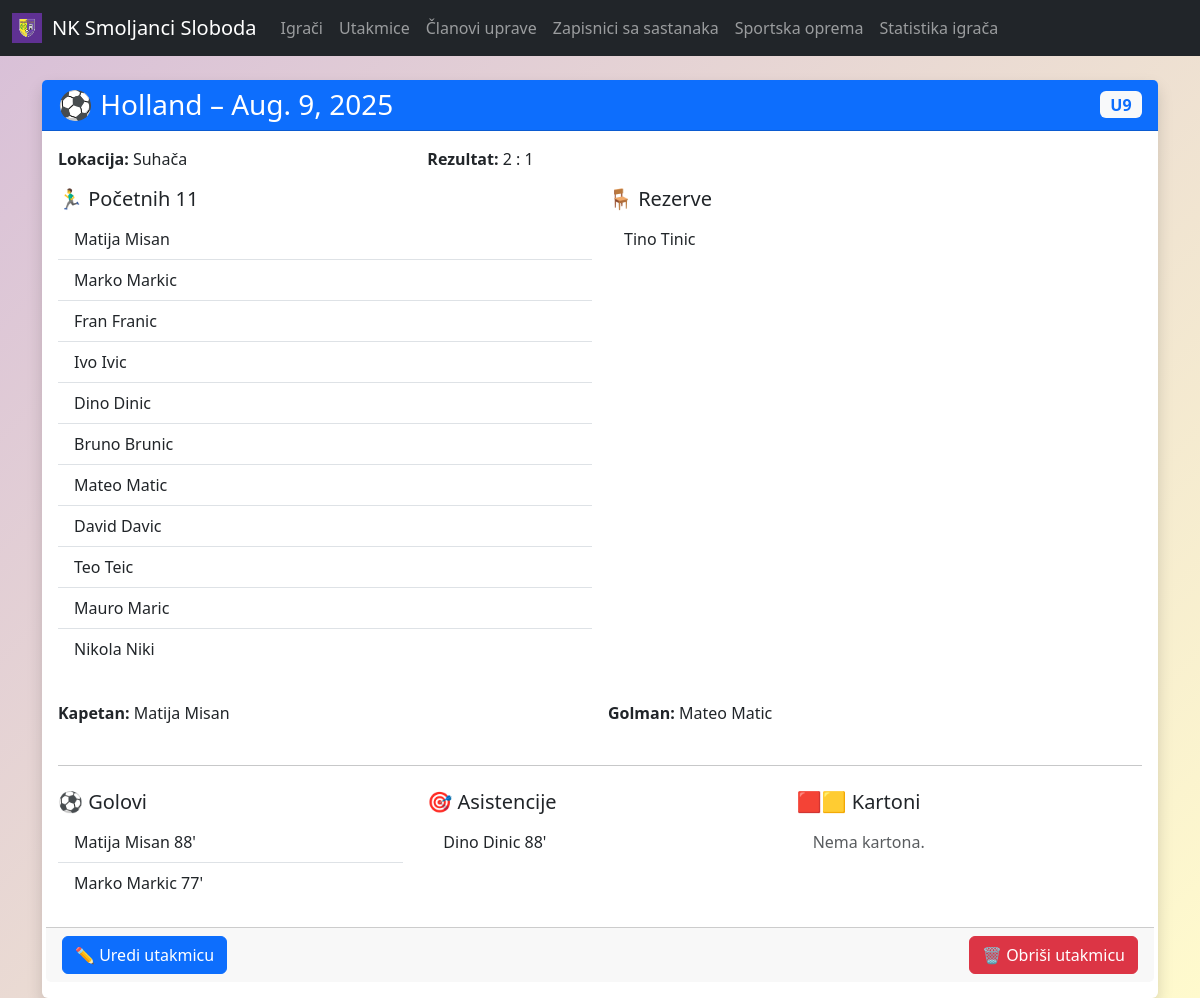
The app's page /matches/12/, older data.
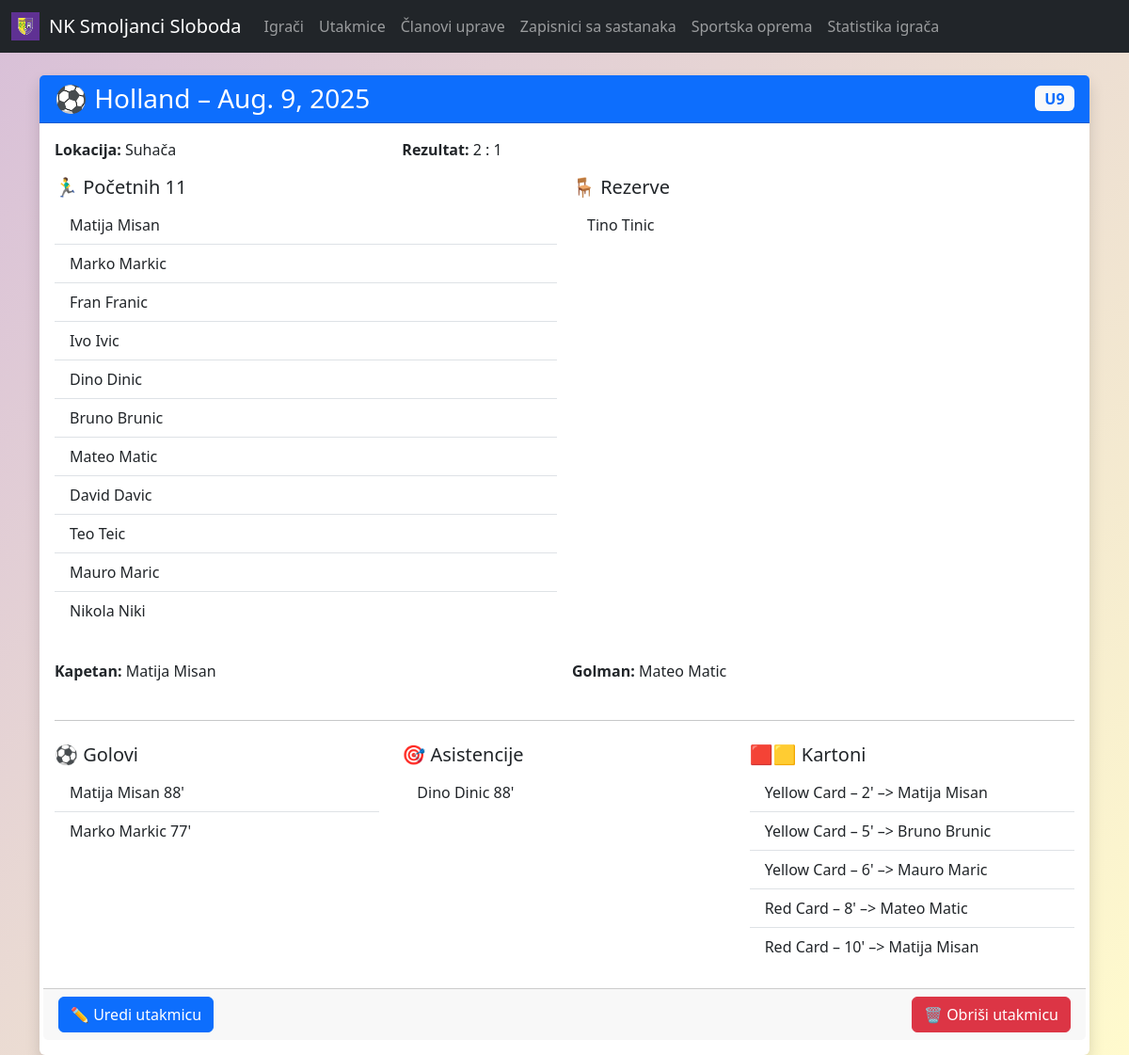
The same page, newer data.
### main/models.py (models this page shows, shortened)
class Match(models.Model):
    HOME_AWAY = [("H", "Suhača"), ("A", "Gostovanje")]
    date = models.DateField()
    home_or_away = models.CharField(max_length=1, choices=HOME_AWAY)
    opponent = models.CharField(max_length=100)
    home_score = models.PositiveIntegerField(default=0)
    away_score = models.PositiveIntegerField(default=0)
    category = models.CharField(max_length=3, choices=CATEGORIES)
    starting_players = models.ManyToManyField(Player, related_name="starts")
    bench_players = models.ManyToManyField(Player, related_name="bench", blank=True)
    captain = models.ForeignKey(Player, on_delete=models.SET_NULL, null=True, related_name="captain_matches")
    goalkeeper = models.ForeignKey(Player, on_delete=models.SET_NULL, null=True, related_name="goalkeeper_matches")

class Player(models.Model):
    first_name = models.CharField(max_length=50)
    last_name = models.CharField(max_length=50)
    date_of_birth = models.DateField()
    position = models.CharField(max_length=2, choices=POSITIONS)
    category = models.CharField(max_length=3, choices=CATEGORIES, null=True, blank=True)
    goals = models.PositiveIntegerField(default=0)
    assists = models.PositiveIntegerField(default=0)
    yellow_cards = models.PositiveIntegerField(default=0)
    red_cards = models.PositiveIntegerField(default=0)
    appearances = models.PositiveIntegerField(default=0)
    is_active_member = models.BooleanField(default=True, verbose_name='Aktivan član')
    member_since = models.DateField(default=date.today, verbose_name='Član od')
    member_until = models.DateField(blank=True, null=True, verbose_name='Član do')

class Goal(models.Model):
    match = models.ForeignKey(Match, on_delete=models.CASCADE, related_name='goals')
    player = models.ForeignKey(Player, on_delete=models.CASCADE, related_name='goals_scored')
    minute = models.PositiveIntegerField()

class Assist(models.Model):
    match = models.ForeignKey(Match, on_delete=models.CASCADE, related_name='assists')
    player = models.ForeignKey(Player, on_delete=models.CASCADE, related_name='assists_made')
    minute = models.PositiveIntegerField()

class Card(models.Model):
    match = models.ForeignKey(Match, on_delete=models.CASCADE, related_name='cards')
    player = models.ForeignKey(Player, on_delete=models.CASCADE, related_name='cards_received')
    card_type = models.CharField(max_length=1, choices=CARD_TYPES)
    minute = models.PositiveIntegerField()

### main/views.py (the view)
# urls.py: path("matches/<int:pk>/", views.match_detail, name="match_detail"),
def match_detail(request, pk):
    match = get_object_or_404(Match, pk=pk)
    events = MatchEvent.objects.filter(match=match).order_by('minute')
    valid_players = match.starting_players.all() | match.bench_players.all()
    active_valid_players = valid_players.filter(is_active_member=True).exclude(member_until__lt=date.today())
    if request.method == "POST":
        form = MatchEventForm(request.POST)
        if form.is_valid():
            event = form.save(commit=False)
            event.match = match
            event.save()
            return redirect("main:match_detail", pk=pk)
    else:
        form = MatchEventForm()
    goal_form = GoalEventForm()
    goal_form.fields['player'].queryset = active_valid_players.distinct()
    assist_form = AssistEventForm()
    assist_form.fields['player'].queryset = active_valid_players.distinct()
    card_form = CardEventForm()
    card_form.fields['player'].queryset = active_valid_players.distinct()
    return render(request, "main/matches/match_detail.html", {
        "match": match,
        "events": events,
        "form": form,
        "goal_form": goal_form,
        "assist_form": assist_form,
        "card_form": card_form,
    })

### templates/main/matches/match_detail.html
{% extends 'main/base.html' %} {% block title %}Detalji utakmice{% endblock %}
{% block content %}
<div class="container my-4">
  <div class="card shadow border-0">
    <div
      class="card-header bg-primary text-white d-flex justify-content-between align-items-center"
    >
      <h3 class="mb-0">⚽ {{ match.opponent }} – {{ match.date }}</h3>
      <span class="badge bg-light text-primary fs-6"
        >{{ match.get_category_display }}</span
      >
    </div>
    <div class="card-body">
      <div class="row mb-3">
        <div class="col-md-4">
          <strong>Lokacija:</strong> {{ match.get_home_or_away_display }}
        </div>
        <div class="col-md-4">
          <strong>Rezultat:</strong> {{ match.home_score }} :
          {{match.away_score}}
        </div>
      </div>
      <div class="row g-3">
        <div class="col-md-6">
          <h5>🏃‍♂️ Početnih 11</h5>
          <ul class="list-group list-group-flush mb-3">
            {% for player in match.starting_players.all %}
            <li class="list-group-item">
              {{ player.first_name }} {{ player.last_name }}
            </li>
            {% empty %}
            <li class="list-group-item text-muted">Nema podataka.</li>
            {% endfor %}
          </ul>
        </div>
        <div class="col-md-6">
          <h5>🪑 Rezerve</h5>
          <ul class="list-group list-group-flush mb-3">
            {% for player in match.bench_players.all %}
            <li class="list-group-item">
              {{ player.first_name }} {{ player.last_name }}
            </li>
            {% empty %}
            <li class="list-group-item text-muted">Nema podataka.</li>
            {% endfor %}
          </ul>
        </div>
        <div class="col-md-6">
          <p>
            <strong>Kapetan:</strong> {{ match.captain.first_name }}
            {{match.captain.last_name }}
          </p>
        </div>
        <div class="col-md-6">
          <p>
            <strong>Golman:</strong> {{ match.goalkeeper.first_name }}
            {{match.goalkeeper.last_name }}
          </p>
        </div>
      </div>
      <hr class="my-4" />
      <div class="row g-4">
        <div class="col-md-4">
          <h5>⚽ Golovi</h5>
          <ul class="list-group list-group-flush">
            {% for goal in match.goals.all %}
            <li class="list-group-item">
              {{ goal.player.first_name }} {{ goal.player.last_name }}
              {{goal.minute }}'
            </li>
            {% empty %}
            <li class="list-group-item text-muted">Nema golova.</li>
            {% endfor %}
          </ul>
        </div>
        <div class="col-md-4">
          <h5>🎯 Asistencije</h5>
          <ul class="list-group list-group-flush">
            {% for assist in match.assists.all %}
            <li class="list-group-item">
              {{ assist.player.first_name }} {{ assist.player.last_name }}
              {{assist.minute }}'
            </li>
            {% empty %}
            <li class="list-group-item text-muted">Nema asistencija.</li>
            {% endfor %}
          </ul>
        </div>
        <div class="col-md-4">
          <h5>🟥🟨 Kartoni</h5>
          <ul class="list-group list-group-flush">
            {% for card in match.cards.all %}
            <li class="list-group-item">
              {{ card.get_card_type_display }} – {{ card.minute }}' –>
              {{card.player.first_name }} {{ card.player.last_name }}
            </li>
            {% empty %}
            <li class="list-group-item text-muted">Nema kartona.</li>
            {% endfor %}
          </ul>
        </div>
         <div class="card-footer d-flex justify-content-between">
          <a
            href="{% url 'main:match_update' match.id %}"
            class="btn btn-primary"
          >
            ✏️ Uredi utakmicu
          </a>
          <a
            href="{% url 'main:match_delete' match.id %}"
            class="btn btn-danger"
          >
            🗑️ Obriši utakmicu
          </a>
        </div>
      </div>
    </div>
  </div>
</div>
{% endblock %}

### templates/main/base.html (shortened to what this page needs)
{% load static %}
<!DOCTYPE html>
<html lang="hr">
  <head>
    <link
      href="https://cdn.jsdelivr.net/npm/bootstrap@5.3.3/dist/css/bootstrap.min.css"
      rel="stylesheet"
    />
    <link
      rel="stylesheet"
      href="https://cdn.jsdelivr.net/npm/bootstrap-icons@1.11.1/font/bootstrap-icons.css"
    />
    <link
      rel="stylesheet"
      href="https://cdnjs.cloudflare.com/ajax/libs/font-awesome/6.4.0/css/all.min.css"
    />
  </head>
  <body>
    <nav class="navbar navbar-expand-lg navbar-dark bg-dark mb-4">
      <div class="container-fluid">
        <a
          class="navbar-brand d-flex align-items-center"
          href="{% url 'main:index' %}"
        >
          <img
            src="{% static 'images/nkss_logo.png' %}"
            alt="Logo"
            style="height: 30px; width: auto; margin-right: 10px"
          />
          NK Smoljanci Sloboda
        </a>
        <div class="collapse navbar-collapse" id="navbarNav">
          <ul class="navbar-nav me-auto">
            <li class="nav-item">
              <a class="nav-link" href="{% url 'main:player_list' %}">Igrači</a>
            </li>
            <li class="nav-item">
              <a class="nav-link" href="{% url 'main:match_list' %}"
                >Utakmice</a
              >
            </li>
            <li class="nav-item">
              <a class="nav-link" href="{% url 'main:staffmember-list' %}"
                >Članovi uprave</a
              >
            </li>
            <li class="nav-item">
              <a class="nav-link" href="{% url 'main:meeting-list' %}"
                >Zapisnici sa sastanaka</a
              >
            </li>
            <li class="nav-item">
              <a class="nav-link" href="{% url 'main:equipment-list' %}"
                >Sportska oprema</a
              >
            </li>
            <li class="nav-item">
              <a class="nav-link" href="{% url 'main:stats_dashboard' %}"
                > Statistika igrača</a
              >
            </li>
          </ul>
        </div>
      </div>
    </nav>
    <div class="container-fluid">{% block content %}{% endblock %}</div>
  </body>
</html>

### templates/main/base.html (style rules this page uses)
html, body { height: 100%; margin: 0; background: linear-gradient(135deg, #d8bfd8, #fffacd); background-repeat: no-repeat; background-size: cover; background-attachment: fixed; font-family: "Segoe UI", Tahoma, Geneva, Verdana, sans-serif; color: #003366; }

Row changes from the older to the newer data that the page shows:
added Card: card_type "Yellow Card", minute "2", player.first_name "Matija", player.last_name "Misan"
added Card: card_type "Yellow Card", minute "5", player.first_name "Bruno", player.last_name "Brunic"
added Card: card_type "Yellow Card", minute "6", player.first_name "Mauro", player.last_name "Maric"
added Card: card_type "Red Card", minute "8", player.first_name "Mateo", player.last_name "Matic"
added Card: card_type "Red Card", minute "10", player.first_name "Matija", player.last_name "Misan"
Text that changed along with them:
text no longer shown: "Nema kartona."
